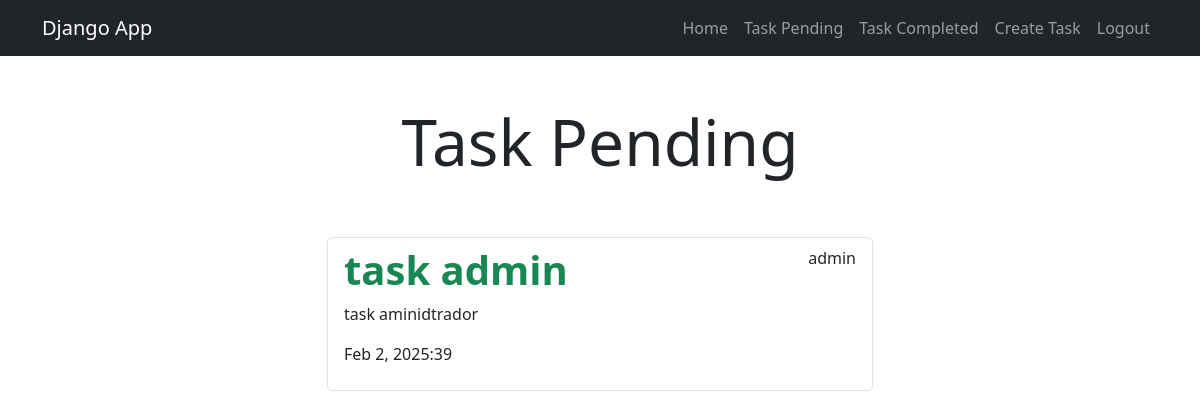
The page /tasks_completed/ (signed in) on the database as committed earlier.
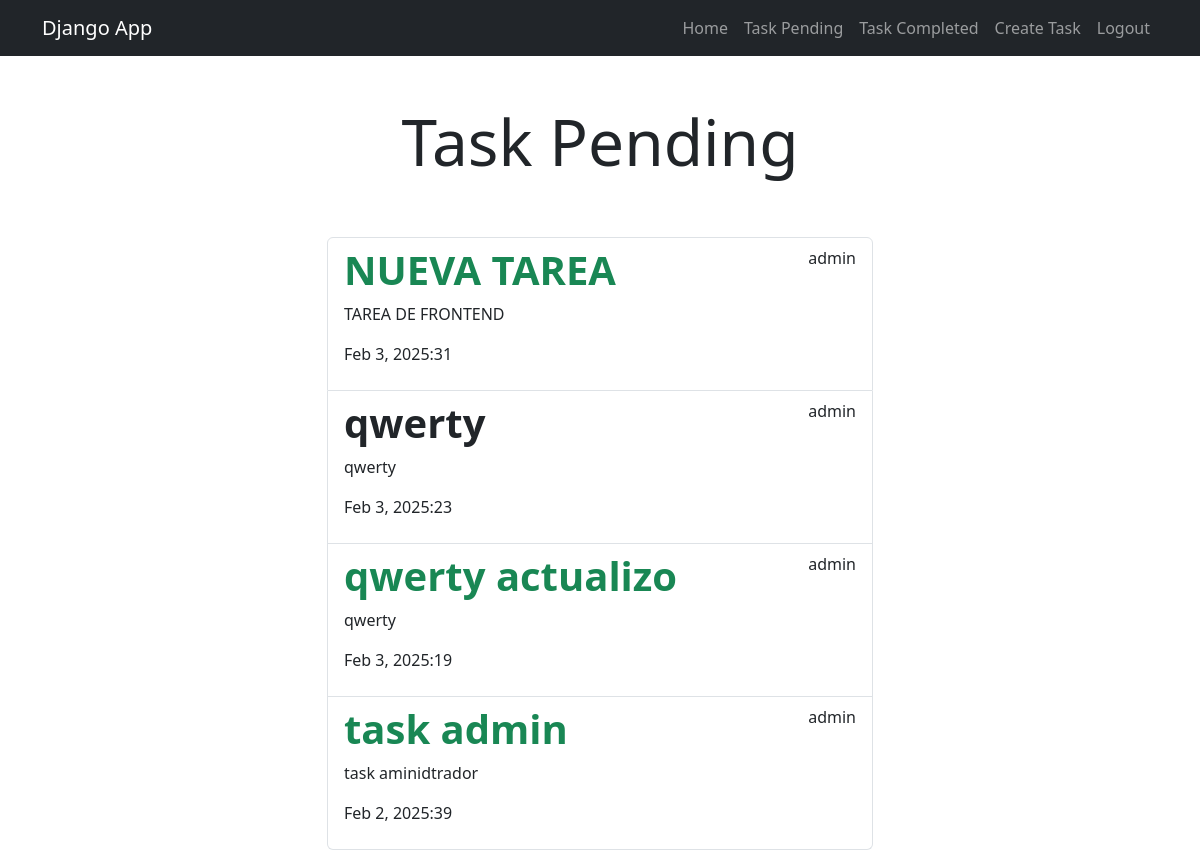
The same page on the database as committed later.
### tasks/models.py (models this page shows, shortened)
class Task(models.Model):
    title = models.CharField(max_length=200)
    description = models.TextField(blank=True)
    created = models.DateTimeField(auto_now_add=True)
    datecompleted = models.DateTimeField(null=True, blank=True)
    important = models.BooleanField(default=False)
    user = models.ForeignKey(User, on_delete=models.CASCADE)

### tasks/views.py (the view)
# urls.py: path('tasks_completed/', views.tasks_completed, name='tasks_completed'),
@login_required
def tasks_completed(request):
    tasks = Task.objects.filter(user=request.user, datecompleted__isnull=False).order_by('-datecompleted')
    return render(request, 'tasks.html', {'tasks': tasks})

### tasks/templates/tasks.html
{% extends 'base.html' %} {% block content %}
<main class="container">
  <div class="row">
    <div class="col-md-6 offset-md-3">
      <h1 class="text-center display-3 py-5">Task Pending</h1>
      <ul class="list-group">
        {% for task in tasks %}
        <a class="list-group-item" href="{% url 'task_detail' task.id %}">
          <header class="d-flex justify-content-between">
            {% if task.important %}
            <h1 class="fw-bold text-success">{{task.title}}</h1>
            {% else %}
            <h1 class="fw-bold">{{task.title}}</h1>
            {% endif %}
            <p>{{task.user.username}}</p>
          </header>
          <p>{{task.description}}</p>
          <p>{{task.datecompleted|date:"M j, Y:i"}}</p>
        </a>
        {% endfor %}
      </ul>
    </div>
  </div>
</main>
{% endblock %}

Rows that differ between the two databases and show on the page:
now on this page (row edited): Task: title "NUEVA TAREA", user.username "admin", description "TAREA DE FRONTEND", datecompleted "Feb 3, 2025:31"
now on this page (row edited): Task: title "qwerty", user.username "admin", description "qwerty", datecompleted "Feb 3, 2025:23"
now on this page (row edited): Task: title "qwerty actualizo", user.username "admin", description "qwerty", datecompleted "Feb 3, 2025:19"
